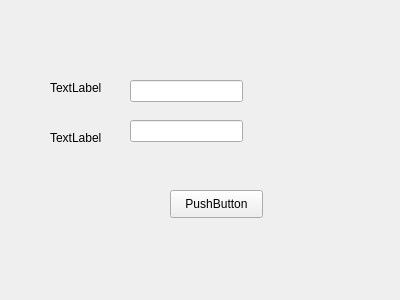
<?xml version="1.0" encoding="UTF-8"?>
<ui version="4.0">
 <class>login</class>
 <widget class="QWidget" name="login">
  <property name="geometry">
   <rect>
    <x>0</x>
    <y>0</y>
    <width>400</width>
    <height>300</height>
   </rect>
  </property>
  <property name="windowTitle">
   <string>Form</string>
  </property>
  <widget class="QPushButton" name="pushButton">
   <property name="geometry">
    <rect>
     <x>170</x>
     <y>190</y>
     <width>93</width>
     <height>28</height>
    </rect>
   </property>
   <property name="text">
    <string>PushButton</string>
   </property>
  </widget>
  <widget class="QLabel" name="label">
   <property name="geometry">
    <rect>
     <x>50</x>
     <y>80</y>
     <width>56</width>
     <height>16</height>
    </rect>
   </property>
   <property name="text">
    <string>TextLabel</string>
   </property>
  </widget>
  <widget class="QLabel" name="label_2">
   <property name="geometry">
    <rect>
     <x>50</x>
     <y>130</y>
     <width>56</width>
     <height>16</height>
    </rect>
   </property>
   <property name="text">
    <string>TextLabel</string>
   </property>
  </widget>
  <widget class="QLineEdit" name="ID">
   <property name="geometry">
    <rect>
     <x>130</x>
     <y>80</y>
     <width>113</width>
     <height>22</height>
    </rect>
   </property>
  </widget>
  <widget class="QLineEdit" name="pwd">
   <property name="geometry">
    <rect>
     <x>130</x>
     <y>120</y>
     <width>113</width>
     <height>22</height>
    </rect>
   </property>
  </widget>
 </widget>
 <resources/>
 <connections/>
</ui>
